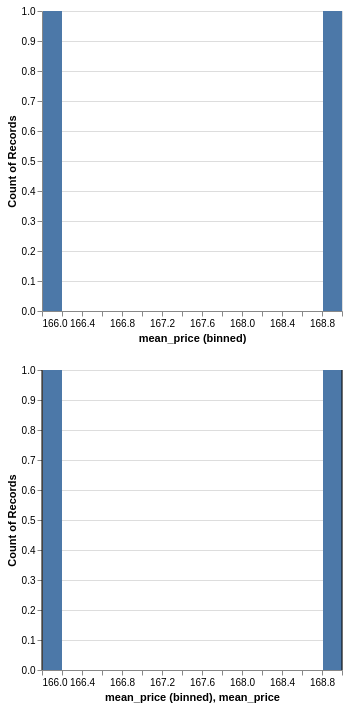

Here is the Vega-Lite specification saved for this chart:
### Vega specification from a JSON file in a GitHub repository (floating-point values rounded to 4 significant figures)
{"$schema": "https://vega.github.io/schema/vega/v5.json", "background": "white", "padding": 5, "width": 300, "data": [{"name": "source_0", "values": [{"mean_price": 166, "replicate": 0}, {"mean_price": 169, "replicate": 1}], "format": {"type": "json"}, "transform": [{"type": "extent", "field": "mean_price", "signal": "concat_0_bin_maxbins_20_mean_price_extent"}, {"type": "bin", "field": "mean_price", "as": ["bin_maxbins_20_mean_price", "bin_maxbins_20_mean_price_end"], "signal": "concat_0_bin_maxbins_20_mean_price_bins", "extent": {"signal": "concat_0_bin_maxbins_20_mean_price_extent"}, "maxbins": 20}, {"type": "aggregate", "groupby": ["bin_maxbins_20_mean_price", "bin_maxbins_20_mean_price_end"], "ops": ["count"], "fields": [null], "as": ["__count"]}, {"type": "filter", "expr": "isValid(datum[\"bin_maxbins_20_mean_price\"]) && isFinite(+datum[\"bin_maxbins_20_mean_price\"])"}]}, {"name": "source_1", "values": [{"mean_price": 166, "replicate": 0}, {"mean_price": 169, "replicate": 1}], "format": {"type": "json"}, "transform": [{"type": "extent", "field": "mean_price", "signal": "concat_1_layer_0_bin_maxbins_20_mean_price_extent"}, {"type": "bin", "field": "mean_price", "as": ["bin_maxbins_20_mean_price", "bin_maxbins_20_mean_price_end"], "signal": "concat_1_layer_0_bin_maxbins_20_mean_price_bins", "extent": {"signal": "concat_1_layer_0_bin_maxbins_20_mean_price_extent"}, "maxbins": 20}, {"type": "aggregate", "groupby": ["bin_maxbins_20_mean_price", "bin_maxbins_20_mean_price_end"], "ops": ["count"], "fields": [null], "as": ["__count"]}, {"type": "filter", "expr": "isValid(datum[\"bin_maxbins_20_mean_price\"]) && isFinite(+datum[\"bin_maxbins_20_mean_price\"])"}]}, {"name": "source_2", "values": [{"mean_price": 166, "replicate": 0}, {"mean_price": 169, "replicate": 1}], "format": {"type": "json"}, "transform": [{"type": "filter", "expr": "isValid(datum[\"mean_price\"]) && isFinite(+datum[\"mean_price\"])"}]}], "signals": [{"name": "childHeight", "value": 300}], "layout": {"padding": 20, "columns": 1, "bounds": "full", "align": "each"}, "marks": [{"type": "group", "name": "concat_0_group", "style": "cell", "encode": {"update": {"width": {"signal": "width"}, "height": {"signal": "childHeight"}}}, "marks": [{"name": "concat_0_marks", "type": "rect", "style": ["bar"], "from": {"data": "source_0"}, "encode": {"update": {"fill": {"value": "#4c78a8"}, "ariaRoleDescription": {"value": "bar"}, "description": {"signal": "\"mean_price (binned): \" + (!isValid(datum[\"bin_maxbins_20_mean_price\"]) || !isFinite(+datum[\"bin_maxbins_20_mean_price\"]) ? \"null\" : format(datum[\"bin_maxbins_20_mean_price\"], \"\") + \" – \" + format(datum[\"bin_maxbins_20_mean_price_end\"], \"\")) + \"; Count of Records: \" + (format(datum[\"__count\"], \"\"))"}, "x2": {"scale": "x", "field": "bin_maxbins_20_mean_price", "offset": {"signal": "0.5 + (abs(scale(\"x\", datum[\"bin_maxbins_20_mean_price_end\"]) - scale(\"x\", datum[\"bin_maxbins_20_mean_price\"])) < 0.25 ? -0.5 * (0.25 - (abs(scale(\"x\", datum[\"bin_maxbins_20_mean_price_end\"]) - scale(\"x\", datum[\"bin_maxbins_20_mean_price\"])))) : 0.5)"}}, "x": {"scale": "x", "field": "bin_maxbins_20_mean_price_end", "offset": {"signal": "0.5 + (abs(scale(\"x\", datum[\"bin_maxbins_20_mean_price_end\"]) - scale(\"x\", datum[\"bin_maxbins_20_mean_price\"])) < 0.25 ? 0.5 * (0.25 - (abs(scale(\"x\", datum[\"bin_maxbins_20_mean_price_end\"]) - scale(\"x\", datum[\"bin_maxbins_20_mean_price\"])))) : -0.5)"}}, "y": {"scale": "concat_0_y", "field": "__count"}, "y2": {"scale": "concat_0_y", "value": 0}}}}], "axes": [{"scale": "concat_0_y", "orient": "left", "gridScale": "x", "grid": true, "tickCount": {"signal": "ceil(childHeight/40)"}, "domain": false, "labels": false, "aria": false, "maxExtent": 0, "minExtent": 0, "ticks": false, "zindex": 0}, {"scale": "x", "orient": "bottom", "grid": false, "title": "mean_price (binned)", "labelFlush": true, "labelOverlap": true, "tickCount": {"signal": "ceil(width/10)"}, "zindex": 0}, {"scale": "concat_0_y", "orient": "left", "grid": false, "title": "Count of Records", "labelOverlap": true, "tickCount": {"signal": "ceil(childHeight/40)"}, "zindex": 0}]}, {"type": "group", "name": "concat_1_group", "style": "cell", "encode": {"update": {"width": {"signal": "width"}, "height": {"signal": "childHeight"}}}, "marks": [{"name": "concat_1_layer_0_marks", "type": "rect", "style": ["bar"], "from": {"data": "source_1"}, "encode": {"update": {"fill": {"value": "#4c78a8"}, "ariaRoleDescription": {"value": "bar"}, "description": {"signal": "\"mean_price (binned): \" + (!isValid(datum[\"bin_maxbins_20_mean_price\"]) || !isFinite(+datum[\"bin_maxbins_20_mean_price\"]) ? \"null\" : format(datum[\"bin_maxbins_20_mean_price\"], \"\") + \" – \" + format(datum[\"bin_maxbins_20_mean_price_end\"], \"\")) + \"; Count of Records: \" + (format(datum[\"__count\"], \"\"))"}, "x2": {"scale": "x", "field": "bin_maxbins_20_mean_price", "offset": {"signal": "0.5 + (abs(scale(\"x\", datum[\"bin_maxbins_20_mean_price_end\"]) - scale(\"x\", datum[\"bin_maxbins_20_mean_price\"])) < 0.25 ? -0.5 * (0.25 - (abs(scale(\"x\", datum[\"bin_maxbins_20_mean_price_end\"]) - scale(\"x\", datum[\"bin_maxbins_20_mean_price\"])))) : 0.5)"}}, "x": {"scale": "x", "field": "bin_maxbins_20_mean_price_end", "offset": {"signal": "0.5 + (abs(scale(\"x\", datum[\"bin_maxbins_20_mean_price_end\"]) - scale(\"x\", datum[\"bin_maxbins_20_mean_price\"])) < 0.25 ? 0.5 * (0.25 - (abs(scale(\"x\", datum[\"bin_maxbins_20_mean_price_end\"]) - scale(\"x\", datum[\"bin_maxbins_20_mean_price\"])))) : -0.5)"}}, "y": {"scale": "concat_1_y", "field": "__count"}, "y2": {"scale": "concat_1_y", "value": 0}}}}, {"name": "concat_1_layer_1_marks", "type": "rule", "style": ["rule"], "from": {"data": "source_2"}, "encode": {"update": {"stroke": {"value": "black"}, "description": {"signal": "\"mean_price: \" + (format(datum[\"mean_price\"], \"\"))"}, "x": {"scale": "x", "field": "mean_price"}, "y": {"value": 0}, "y2": {"field": {"group": "height"}}}}}], "axes": [{"scale": "concat_1_y", "orient": "left", "gridScale": "x", "grid": true, "tickCount": {"signal": "ceil(childHeight/40)"}, "domain": false, "labels": false, "aria": false, "maxExtent": 0, "minExtent": 0, "ticks": false, "zindex": 0}, {"scale": "x", "orient": "bottom", "grid": false, "title": "mean_price (binned), mean_price", "labelFlush": true, "labelOverlap": true, "tickCount": {"signal": "ceil(width/10)"}, "zindex": 0}, {"scale": "concat_1_y", "orient": "left", "grid": false, "title": "Count of Records", "labelOverlap": true, "tickCount": {"signal": "ceil(childHeight/40)"}, "zindex": 0}]}], "scales": [{"name": "x", "type": "linear", "domain": {"fields": [{"signal": "[concat_0_bin_maxbins_20_mean_price_bins.start, concat_0_bin_maxbins_20_mean_price_bins.stop]"}, {"signal": "[concat_1_layer_0_bin_maxbins_20_mean_price_bins.start, concat_1_layer_0_bin_maxbins_20_mean_price_bins.stop]"}, {"data": "source_2", "field": "mean_price"}]}, "range": [0, {"signal": "width"}], "bins": {"signal": "concat_0_bin_maxbins_20_mean_price_bins"}, "nice": true, "zero": false}, {"name": "concat_0_y", "type": "linear", "domain": {"data": "source_0", "field": "__count"}, "range": [{"signal": "childHeight"}, 0], "nice": true, "zero": true}, {"name": "concat_1_y", "type": "linear", "domain": {"data": "source_1", "field": "__count"}, "range": [{"signal": "childHeight"}, 0], "nice": true, "zero": true}]}
